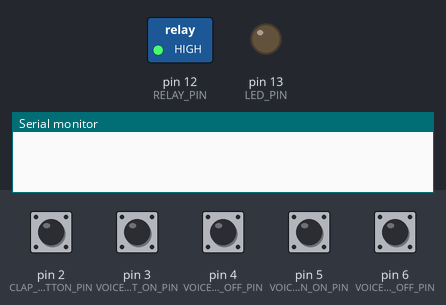
This sketch was run on a simulated Arduino Uno, built with avr-gcc and run on an emulated ATmega328P. Parts: switched loads named in the sketch (green lamp = pin HIGH), output pins drawn as LEDs (lit = HIGH), the last lines printed to the serial monitor. Inputs (shaded band) come from the test bench; at power-on: pin 2 (CLAP_BUTTON_PIN), pin 3 (VOICE_LIGHT_ON_PIN), pin 4 (VOICE_LIGHT_OFF_PIN), pin 5 (VOICE_FAN_ON_PIN), pin 6 (VOICE_FAN_OFF_PIN) HIGH.

Above: at 1.2 s.
1.3 s: pin 2 (CLAP_BUTTON_PIN) pulled LOW for 0.15 s
At 2.3 s:
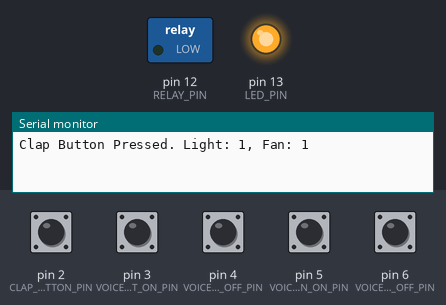
2.9 s: pin 4 (VOICE_LIGHT_OFF_PIN) pulled LOW for 0.15 s
At 3.5 s:
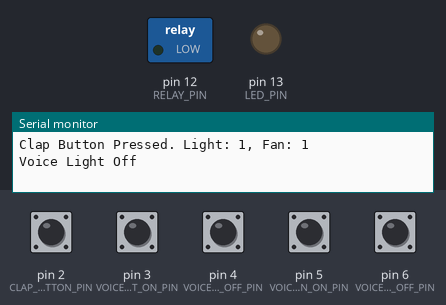
4.5 s: pin 2 (CLAP_BUTTON_PIN) pulled LOW for 1 s
At 6.0 s:
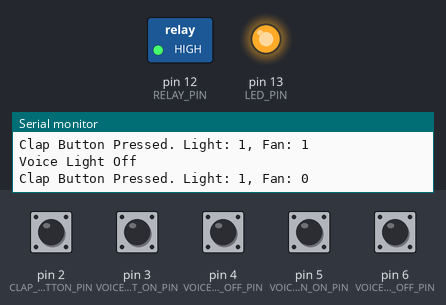
8.6 s: pin 5 (VOICE_FAN_ON_PIN) pulled LOW for 0.15 s
At 9.1 s:
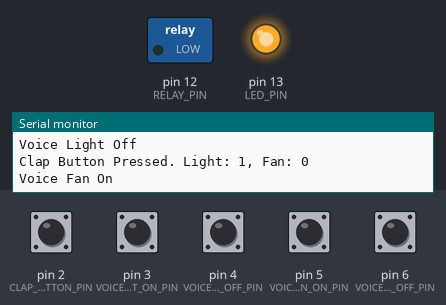
10.2 s: pin 6 (VOICE_FAN_OFF_PIN) pulled LOW for 0.15 s
At 11.5 s:
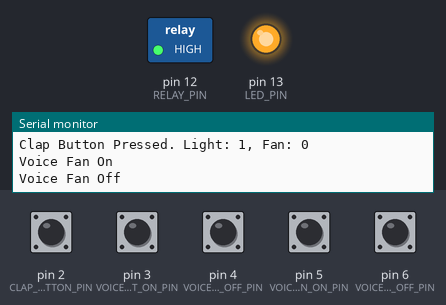
Timing chart, 0 to 12.8 s (numbered marks = the images above; inputs shaded):
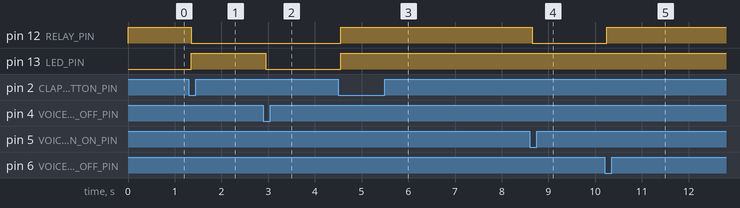

The sketch:

Tinkercad_Code.ino
```cpp
// Define pins
#define CLAP_BUTTON_PIN 2       // Pin connected to the push button (clap simulation)
#define VOICE_LIGHT_ON_PIN 3    // Pin connected to Button1 (simulates "light on" voice command)
#define VOICE_LIGHT_OFF_PIN 4   // Pin connected to Button2 (simulates "light off" voice command)
#define VOICE_FAN_ON_PIN 5      // Pin connected to Button3 (simulates "fan on" voice command)
#define VOICE_FAN_OFF_PIN 6     // Pin connected to Button4 (simulates "fan off" voice command)
#define LED_PIN 13              // Pin connected to the LED (light)
#define RELAY_PIN 12            // Pin connected to the relay (fan)

bool lightState = false;          // Current state of the light
bool fanState = false;            // Current state of the fan
bool lastButtonState[5] = {HIGH}; // Previous states of all buttons
bool currentButtonState[5] = {HIGH}; // Current states of all buttons

unsigned long lastDebounceTime[5] = {0};  // Last time button states were checked
unsigned long debounceDelay = 50;    // Debounce time (ms)

void setup() {
  pinMode(CLAP_BUTTON_PIN, INPUT_PULLUP); // Set clap button pin as input with internal pull-up resistor
  pinMode(VOICE_LIGHT_ON_PIN, INPUT_PULLUP); // Set "light on" button pin as input with internal pull-up resistor
  pinMode(VOICE_LIGHT_OFF_PIN, INPUT_PULLUP); // Set "light off" button pin as input with internal pull-up resistor
  pinMode(VOICE_FAN_ON_PIN, INPUT_PULLUP); // Set "fan on" button pin as input with internal pull-up resistor
  pinMode(VOICE_FAN_OFF_PIN, INPUT_PULLUP); // Set "fan off" button pin as input with internal pull-up resistor
  pinMode(LED_PIN, OUTPUT);              // Set LED pin as output
  pinMode(RELAY_PIN, OUTPUT);            // Set relay pin as output

  digitalWrite(LED_PIN, LOW);            // Initialize LED state (OFF)
  digitalWrite(RELAY_PIN, HIGH);         // Initialize relay state (OFF) assuming relay is active-low
  Serial.begin(9600); // Start serial communication for debugging
}

void loop() {
  const int buttonPins[] = {CLAP_BUTTON_PIN, VOICE_LIGHT_ON_PIN, VOICE_LIGHT_OFF_PIN, VOICE_FAN_ON_PIN, VOICE_FAN_OFF_PIN};
  const char* buttonNames[] = {"Clap Button", "Voice Light On", "Voice Light Off", "Voice Fan On", "Voice Fan Off"};

  for (int i = 0; i < 5; i++) {
    int reading = digitalRead(buttonPins[i]);

    if (reading != lastButtonState[i]) {
      lastDebounceTime[i] = millis(); // Reset debounce timer
    }

    if ((millis() - lastDebounceTime[i]) > debounceDelay) {
      if (reading != currentButtonState[i]) {
        currentButtonState[i] = reading;

        if (currentButtonState[i] == LOW) {
          switch (i) {
            case 0: // Clap Button
              lightState = !lightState;
              fanState = !fanState;
              digitalWrite(LED_PIN, lightState ? HIGH : LOW);
              digitalWrite(RELAY_PIN, fanState ? LOW : HIGH);
              Serial.print(buttonNames[i]);
              Serial.print(" Pressed. Light: ");
              Serial.print(lightState);
              Serial.print(", Fan: ");
              Serial.println(fanState);
              break;
            case 1: // Voice Light On Button
              lightState = true;
              digitalWrite(LED_PIN, HIGH);
              Serial.println(buttonNames[i]);
              break;
            case 2: // Voice Light Off Button
              lightState = false;
              digitalWrite(LED_PIN, LOW);
              Serial.println(buttonNames[i]);
              break;
            case 3: // Voice Fan On Button
              fanState = true;
              digitalWrite(RELAY_PIN, LOW);
              Serial.println(buttonNames[i]);
              break;
            case 4: // Voice Fan Off Button
              fanState = false;
              digitalWrite(RELAY_PIN, HIGH);
              Serial.println(buttonNames[i]);
              break;
          }
        }
      }
    }

    lastButtonState[i] = reading;
  }
}


/*// Define pins
#define CLAP_BUTTON_PIN 2       // Pin connected to the push button (clap simulation)
#define VOICE_LIGHT_ON_PIN 3    // Pin connected to Button1 (simulates "light on" voice command)
#define VOICE_LIGHT_OFF_PIN 4   // Pin connected to Button2 (simulates "light off" voice command)
#define VOICE_FAN_ON_PIN 5      // Pin connected to Button3 (simulates "fan on" voice command)
#define VOICE_FAN_OFF_PIN 6     // Pin connected to Button4 (simulates "fan off" voice command)
#define LED_PIN 13              // Pin connected to the LED (light)
#define RELAY_PIN 12            // Pin connected to the relay (fan)

bool lightState = false;          // Current state of the light
bool fanState = false;            // Current state of the fan
bool lastClapButtonState = HIGH;  // Previous state of the clap button
bool lastVoiceLightOnState = HIGH; // Previous state of the "light on" button
bool lastVoiceLightOffState = HIGH; // Previous state of the "light off" button
bool lastVoiceFanOnState = HIGH;  // Previous state of the "fan on" button
bool lastVoiceFanOffState = HIGH; // Previous state of the "fan off" button
bool currentClapButtonState = HIGH; // Current state of the clap button
bool currentVoiceLightOnState = HIGH; // Current state of the "light on" button
bool currentVoiceLightOffState = HIGH; // Current state of the "light off" button
bool currentVoiceFanOnState = HIGH; // Current state of the "fan on" button
bool currentVoiceFanOffState = HIGH; // Current state of the "fan off" button

unsigned long lastDebounceTime = 0;  // Last time button state was checked
unsigned long debounceDelay = 50;    // Debounce time (ms)

void setup() {
  pinMode(CLAP_BUTTON_PIN, INPUT_PULLUP); // Set clap button pin as input with internal pull-up resistor
  pinMode(VOICE_LIGHT_ON_PIN, INPUT_PULLUP); // Set "light on" button pin as input with internal pull-up resistor
  pinMode(VOICE_LIGHT_OFF_PIN, INPUT_PULLUP); // Set "light off" button pin as input with internal pull-up resistor
  pinMode(VOICE_FAN_ON_PIN, INPUT_PULLUP); // Set "fan on" button pin as input with internal pull-up resistor
  pinMode(VOICE_FAN_OFF_PIN, INPUT_PULLUP); // Set "fan off" button pin as input with internal pull-up resistor
  pinMode(LED_PIN, OUTPUT);              // Set LED pin as output
  pinMode(RELAY_PIN, OUTPUT);            // Set relay pin as output

  digitalWrite(LED_PIN, LOW);            // Initialize LED state (OFF)
  digitalWrite(RELAY_PIN, HIGH);         // Initialize relay state (OFF) assuming relay is active-low
  Serial.begin(9600); // Start serial communication for debugging
}

void loop() {
  int readingClapButton = digitalRead(CLAP_BUTTON_PIN);
  int readingVoiceLightOn = digitalRead(VOICE_LIGHT_ON_PIN);
  int readingVoiceLightOff = digitalRead(VOICE_LIGHT_OFF_PIN);
  int readingVoiceFanOn = digitalRead(VOICE_FAN_ON_PIN);
  int readingVoiceFanOff = digitalRead(VOICE_FAN_OFF_PIN);

  // Handle Clap Button (Simulates Clap Detection)
  if (readingClapButton != lastClapButtonState) {
    lastDebounceTime = millis(); // Reset debounce timer
  }
  if ((millis() - lastDebounceTime) > debounceDelay) {
    if (readingClapButton != currentClapButtonState) {
      currentClapButtonState = readingClapButton;
      if (currentClapButtonState == LOW) {
        lightState = !lightState;  // Toggle light state
        fanState = !fanState;      // Toggle fan state
        digitalWrite(LED_PIN, lightState ? HIGH : LOW);
        digitalWrite(RELAY_PIN, fanState ? LOW : HIGH); // Relay control
        Serial.print("Clap Button Pressed. Light: ");
        Serial.print(lightState);
        Serial.print(", Fan: ");
        Serial.println(fanState);
      }
    }
  }

  lastClapButtonState = readingClapButton; // Save the current button state for comparison in the next loop

  // Handle Voice Light On Button
  if (readingVoiceLightOn != lastVoiceLightOnState) {
    lastDebounceTime = millis(); // Reset debounce timer
  }
  if ((millis() - lastDebounceTime) > debounceDelay) {
    if (readingVoiceLightOn != currentVoiceLightOnState) {
      currentVoiceLightOnState = readingVoiceLightOn;
      if (currentVoiceLightOnState == LOW) {
        lightState = true;  // Turn on the light
        digitalWrite(LED_PIN, HIGH);
        Serial.println("Voice Light On Button Pressed.");
      }
    }
  }

  lastVoiceLightOnState = readingVoiceLightOn; // Save the current button state for comparison in the next loop

  // Handle Voice Light Off Button
  if (readingVoiceLightOff != lastVoiceLightOffState) {
    lastDebounceTime = millis(); // Reset debounce timer
  }
  if ((millis() - lastDebounceTime) > debounceDelay) {
    if (readingVoiceLightOff != currentVoiceLightOffState) {
      currentVoiceLightOffState = readingVoiceLightOff;
      if (currentVoiceLightOffState == LOW) {
        lightState = false; // Turn off the light
        digitalWrite(LED_PIN, LOW);
        Serial.println("Voice Light Off Button Pressed.");
      }
    }
  }

  lastVoiceLightOffState = readingVoiceLightOff; // Save the current button state for comparison in the next loop

  // Handle Voice Fan On Button
  if (readingVoiceFanOn != lastVoiceFanOnState) {
    lastDebounceTime = millis(); // Reset debounce timer
  }
  if ((millis() - lastDebounceTime) > debounceDelay) {
    if (readingVoiceFanOn != currentVoiceFanOnState) {
      currentVoiceFanOnState = readingVoiceFanOn;
      if (currentVoiceFanOnState == LOW) {
        fanState = true;  // Turn on the fan
        digitalWrite(RELAY_PIN, LOW); // Relay control
        Serial.println("Voice Fan On Button Pressed.");
      }
    }
  }

  lastVoiceFanOnState = readingVoiceFanOn; // Save the current button state for comparison in the next loop

  // Handle Voice Fan Off Button
  if (readingVoiceFanOff != lastVoiceFanOffState) {
    lastDebounceTime = millis(); // Reset debounce timer
  }
  if ((millis() - lastDebounceTime) > debounceDelay) {
    if (readingVoiceFanOff != currentVoiceFanOffState) {
      currentVoiceFanOffState = readingVoiceFanOff;
      if (currentVoiceFanOffState == LOW) {
        fanState = false; // Turn off the fan
        digitalWrite(RELAY_PIN, HIGH); // Relay control
        Serial.println("Voice Fan Off Button Pressed.");
      }
    }
  }

  lastVoiceFanOffState = readingVoiceFanOff; // Save the current button state for comparison in the next loop
}*/
```

Measured:
- after the input at 1.3 s, pin 12 (RELAY_PIN): HIGH → LOW after 0.05 s; pin 13 (LED_PIN): LOW → HIGH after 0.05 s
- after the input at 2.9 s, pin 13 (LED_PIN): HIGH → LOW after 0.05 s
- after the input at 4.5 s, pin 12 (RELAY_PIN), pin 13 (LED_PIN): LOW → HIGH after 0.05 s
- after the input at 8.6 s, pin 12 (RELAY_PIN): HIGH → LOW after 0.05 s
- after the input at 10.2 s, pin 12 (RELAY_PIN): LOW → HIGH after 0.05 s
